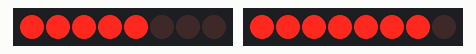
Bench run of a sketch on a simulated Arduino Uno, built with avr-gcc and run on an emulated ATmega328P. Parts: 2 × 8 shift-register outputs drawn as a row of LEDs (first output left, lit = HIGH). Wiring (inferred from the names in the program): 2 × shift register (74HC595): data pin 4, shift clock pin 6, latch pin 8 / data pin 7, shift clock pin 9, latch pin 5. Wiring (inferred from the signals the program sends): 2 × row of LEDs: on Q0, Q1, Q2, Q3, Q4, Q5, Q6, Q7 / on Q0, Q1, Q2, Q3, Q4, Q5, Q6, Q7.

Above: at 0.7 s.
At 1.6 s:
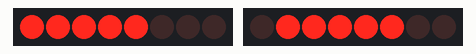
At 2.1 s:
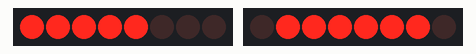
At 4.2 s:
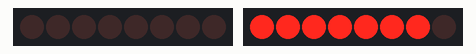
Timing chart, 0 to 5.7 s (numbered marks = the images above):
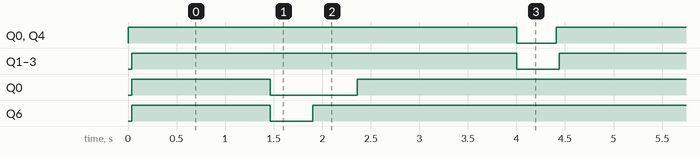

The sketch:

LEDMATRIX.ino
```cpp
// 74HC595 que se encarga de las columnas
int latchPin = 5;  // Latch pin conectado a pin 5  cable AMARILLO
int clockPin = 6; // Clock pin conectado a pin 6 cable NARANJA
int dataPin = 4;  // Data pin conectado a pin 4 cable VERDE

// 74HC595 pulso que se encarga de las filas
int latchPin2 = 8;  // Latch pin conectado a pin 8  cable AMARILLO
int clockPin2 = 9; // Clock pin conectado a pin 9 cable NARANJA
int dataPin2 = 7; // Data pin conectado a pin 7 cable VERDE

byte ledv = B00000000;    	// Variable que almacena el patrón de las columnas. Toma valores hasta 00011111.
byte ledh = B11111110;		// Variable que almacena el patrón de las filas. Toma los primeros siete bits de izquierda a derecha.

void setup() {
  pinMode(latchPin, OUTPUT);
  pinMode(dataPin, OUTPUT);
  pinMode(clockPin, OUTPUT);

  pinMode(latchPin2, OUTPUT);
  pinMode(dataPin2, OUTPUT);
  pinMode(clockPin2, OUTPUT);
}

void loop() {
  //escribe aqui
  U();N();I();T();E();C();

  esp();esp();
}

/*
 * updateShiftRegister() - Esta función pone el latchPin a BAJO, luego llama a la función 'shiftOut'
 * para deszplazar el contenido de la variable 'leds' en el shift register antes de poner el 'latchPin' en ALTO otra vez.
 */

// Función que controla el 74HC595 de las columnas
void updateShiftRegister(){
   digitalWrite(latchPin, LOW);
   shiftOut(dataPin, clockPin, MSBFIRST, ledv);
   digitalWrite(latchPin, HIGH);
}

// Función que controla el 74HC595 de las filas
void updateShiftRegister2(){
   digitalWrite(latchPin2, LOW);
   shiftOut(dataPin2, clockPin2, LSBFIRST, ledh);
   digitalWrite(latchPin2, HIGH);
}

/*
** Las letras son hechas por trazos debido a que no se pueden encender todos los LED de manera independiente.
** Estos trazos son espaciados entre sí por 4 milisegundos para evitar que la carga que queda como residuo encienda otros LED.
*/

// Letra A
void A()
{
  for(int i = 0; i < 55; i++){

	// Trazo 1:
    ledv = B00010001;
    ledh = B10000000;
    updateShiftRegister();
    updateShiftRegister2();

    delay(4);

	// Trazo 2:
    ledv = B00001110;
    ledh = B01110110;
    updateShiftRegister();
    updateShiftRegister2();

    delay(4);
   }
}

// Letra B
void B()
{
  for(int i = 0; i < 55; i++){

    ledv = B00010000;
    ledh = B00000000;
    updateShiftRegister();
    updateShiftRegister2();

    delay(4);

    ledv = B00001110;
    ledh = B01101100;
    updateShiftRegister();
    updateShiftRegister2();

    delay(4);

    ledv = B00000001;
    ledh = B10010010;
    updateShiftRegister();
    updateShiftRegister2();

    delay(4);
   }
}

// Letra C
void C()
{
  for(int i = 0; i < 55; i++){

    ledv = B00010000;
    ledh = B10000010;
    updateShiftRegister();
    updateShiftRegister2();

    delay(4);

    ledv = B00001110;
    ledh = B01111100;
    updateShiftRegister();
    updateShiftRegister2();

    delay(4);

    ledv = B00000001;
    ledh = B10111010;
    updateShiftRegister();
    updateShiftRegister2();

    delay(4);
   }
}

// Letra D
void D()
{
  for(int i = 0; i < 55; i++){

    ledv = B00010000;
    ledh = B00000000;
    updateShiftRegister();
    updateShiftRegister2();

    delay(4);

    ledv = B00001110;
    ledh = B01111100;
    updateShiftRegister();
    updateShiftRegister2();

    delay(4);

    ledv = B00000001;
    ledh = B10000010;
    updateShiftRegister();
    updateShiftRegister2();

    delay(4);
   }
}

// Letra E
void E()
{
  for(int i = 0; i < 55; i++){

    ledv = B00010000;
    ledh = B00000000;
    updateShiftRegister();
    updateShiftRegister2();

    delay(4);

    ledv = B00011111;
    ledh = B01111110;
    updateShiftRegister();
    updateShiftRegister2();

    delay(4);

    ledv = B00011110;
    ledh = B11101110;
    updateShiftRegister();
    updateShiftRegister2();

    delay(4);

    ledv = B00011111;
    ledh = B11111100;
    updateShiftRegister();
    updateShiftRegister2();

    delay(4);
  }
}

// Letra F: aparentemente 'F' es un nombre reservado, por lo cual se tuvo que cambiar el nombre.
void efe()
{
  for(int i = 0; i < 55; i++){

    ledv = B00010000;
    ledh = B00000000;
    updateShiftRegister();
    updateShiftRegister2();

    delay(4);

    ledv = B00011111;
    ledh = B01111110;
    updateShiftRegister();
    updateShiftRegister2();

    delay(4);

    ledv = B00011110;
    ledh = B11101110;
    updateShiftRegister();
    updateShiftRegister2();

    delay(4);
  }
}

// Letra G
void G()
{
  for(int i = 0; i < 55; i++){

    ledv = B00010000;
    ledh = B10000010;
    updateShiftRegister();
    updateShiftRegister2();

    delay(4);

    ledv = B00001110;
    ledh = B01111100;
    updateShiftRegister();
    updateShiftRegister2();

    delay(4);

    ledv = B00000111;
    ledh = B11101110;
    updateShiftRegister();
    updateShiftRegister2();

    delay(4);

    ledv = B00000100;
    ledh = B11110110;
    updateShiftRegister();
    updateShiftRegister2();

    delay(4);

    ledv = B00000001;
    ledh = B10110010;
    updateShiftRegister();
    updateShiftRegister2();

    delay(4);
   }
}

// Letra H
void H()
{
  for(int i = 0; i < 55; i++){

    ledv = B00010001;
    ledh = B00000000;
    updateShiftRegister();
    updateShiftRegister2();

    delay(4);

    ledv = B00001110;
    ledh = B11101110;
    updateShiftRegister();
    updateShiftRegister2();

    delay(4);
   }
}

// Letra I
void I()
{
  for(int i = 0; i < 55; i++){

    ledv = B00000100;
    ledh = B00000000;
    updateShiftRegister();
    updateShiftRegister2();

    delay(4);

    ledv = B00011011;
    ledh = B01111100;
    updateShiftRegister();
    updateShiftRegister2();

    delay(4);
   }
}

// Letra J
void J()
{
  for(int i = 0; i < 55; i++){

    ledv = B00000010;
    ledh = B00000010;
    updateShiftRegister();
    updateShiftRegister2();

    delay(4);

    ledv = B00001100;
    ledh = B11111100;
    updateShiftRegister();
    updateShiftRegister2();

    delay(4);

    ledv = B00010000;
    ledh = B11111100;
    updateShiftRegister();
    updateShiftRegister2();

    delay(4);
   }
}

// Letra K
void K()
{
  for(int i = 0; i < 55; i++){

    ledv = B00010000;
    ledh = B00000000;
    updateShiftRegister();
    updateShiftRegister2();

    delay(4);

    ledv = B00001100;
    ledh = B11101110;
    updateShiftRegister();
    updateShiftRegister2();

    delay(4);

    ledv = B00000010;
    ledh = B11010110;
    updateShiftRegister();
    updateShiftRegister2();

    delay(4);

    ledv = B00000001;
    ledh = B00111000;
    updateShiftRegister();
    updateShiftRegister2();

    delay(4);
  }
}

// Letra L
void L()
{
  for(int i = 0; i < 55; i++){

    ledv = B00010000;
    ledh = B00000000;
    updateShiftRegister();
    updateShiftRegister2();

    delay(4);

    ledv = B00001111;
    ledh = B11111100;
    updateShiftRegister();
    updateShiftRegister2();

    delay(4);
   }
}

// Letra M
void M()
{
  for(int i = 0; i < 55; i++){

    ledv = B00010001;
    ledh = B00000000;
    updateShiftRegister();
    updateShiftRegister2();

    delay(4);

    ledv = B00001010;
    ledh = B10111110;
    updateShiftRegister();
    updateShiftRegister2();

    delay(4);

    ledv = B00000100;
    ledh = B11001110;
    updateShiftRegister();
    updateShiftRegister2();

    delay(4);
   }
}

// Letra N
void N()
{
  for(int i = 0; i < 55; i++){

    ledv = B00010001;
    ledh = B00000000;
    updateShiftRegister();
    updateShiftRegister2();

    delay(4);

    ledv = B00001000;
    ledh = B11011110;
    updateShiftRegister();
    updateShiftRegister2();

    delay(4);

    ledv = B00000100;
    ledh = B11101110;
    updateShiftRegister();
    updateShiftRegister2();

    delay(4);

    ledv = B00000010;
    ledh = B11110110;
    updateShiftRegister();
    updateShiftRegister2();

    delay(4);
   }
}

// Letra O
void O()
{
  for(int i = 0; i < 55; i++){

    ledv = B00010001;
    ledh = B10000010;
    updateShiftRegister();
    updateShiftRegister2();

    delay(4);

    ledv = B00001110;
    ledh = B01111100;
    updateShiftRegister();
    updateShiftRegister2();

    delay(4);
   }
}

// Letra P
void P()
{
  for(int i = 0; i < 55; i++){

    ledv = B00010000;
    ledh = B00000000;
    updateShiftRegister();
    updateShiftRegister2();

    delay(4);

    ledv = B00001110;
    ledh = B01101110;
    updateShiftRegister();
    updateShiftRegister2();

    delay(4);

    ledv = B00000001;
    ledh = B10011110;
    updateShiftRegister();
    updateShiftRegister2();

    delay(4);
  }
}

// Letra Q
void Q()
{
  for(int i = 0; i < 55; i++){

    ledv = B00010001;
    ledh = B10000010;
    updateShiftRegister();
    updateShiftRegister2();

    delay(4);

    ledv = B00001110;
    ledh = B01111100;
    updateShiftRegister();
    updateShiftRegister2();

    delay(4);

    ledv = B00000100;
    ledh = B11110110;
    updateShiftRegister();
    updateShiftRegister2();

    delay(4);

    ledv = B00000010;
    ledh = B11111010;
    updateShiftRegister();
    updateShiftRegister2();

    delay(4);

    ledv = B00001110;
    ledh = B01111100;
    updateShiftRegister();
    updateShiftRegister2();

    delay(4);
   }
}

// Letra R
void R()
{
  for(int i = 0; i < 55; i++){

    ledv = B00010000;
    ledh = B00000000;
    updateShiftRegister();
    updateShiftRegister2();

    delay(4);

    ledv = B00001110;
    ledh = B01101110;
    updateShiftRegister();
    updateShiftRegister2();

    delay(4);

    ledv = B00000001;
    ledh = B10010000;
    updateShiftRegister();
    updateShiftRegister2();

    delay(4);
  }
}

// Letra S
void S()
{
  for(int i = 0; i < 55; i++){

    ledv = B00010000;
    ledh = B10011100;
    updateShiftRegister();
    updateShiftRegister2();

    delay(4);

    ledv = B00001110;
    ledh = B01101100;
    updateShiftRegister();
    updateShiftRegister2();

    delay(4);

    ledv = B00000001;
    ledh = B01110010;
    updateShiftRegister();
    updateShiftRegister2();

    delay(4);
   }
}

// Letra T
void T()
{
  for(int i = 0; i < 55; i++){

    ledv = B00000100;
    ledh = B00000000;
    updateShiftRegister();
    updateShiftRegister2();

    delay(4);

    ledv = B00011011;
    ledh = B01111110;
    updateShiftRegister();
    updateShiftRegister2();

    delay(4);
   }
}

// Letra U
void U()
{
  for(int i = 0; i < 55; i++){

    ledv = B00010001;
    ledh = B00000010;
    updateShiftRegister();
    updateShiftRegister2();

    delay(4);

    ledv = B00001110;
    ledh = B11111100;
    updateShiftRegister();
    updateShiftRegister2();

    delay(4);
   }
}

// Letra V
void V()
{
  for(int i = 0; i < 55; i++){

    ledv = B00010001;
    ledh = B00000110;
    updateShiftRegister();
    updateShiftRegister2();

    delay(4);

    ledv = B00001010;
    ledh = B11111010;
    updateShiftRegister();
    updateShiftRegister2();

    delay(4);

    ledv = B00000100;
    ledh = B11111100;
    updateShiftRegister();
    updateShiftRegister2();

    delay(4);
   }
}

// Letra W
void W()
{
  for(int i = 0; i < 55; i++){

    ledv = B00010001;
    ledh = B00000000;
    updateShiftRegister();
    updateShiftRegister2();

    delay(4);

    ledv = B00001010;
    ledh = B11111010;
    updateShiftRegister();
    updateShiftRegister2();

    delay(4);

    ledv = B00000100;
    ledh = B11100110;
    updateShiftRegister();
    updateShiftRegister2();

    delay(4);
   }
}

// Letra X
void X()
{
  for(int i = 0; i < 55; i++){

    ledv = B00010001;
    ledh = B00111000;
    updateShiftRegister();
    updateShiftRegister2();

    delay(4);

    ledv = B00001010;
    ledh = B11010110;
    updateShiftRegister();
    updateShiftRegister2();

    delay(4);

    ledv = B00000100;
    ledh = B11101110;
    updateShiftRegister();
    updateShiftRegister2();

    delay(4);
   }
}

// Letra Y
void Y()
{
  for(int i = 0; i < 55; i++){

    ledv = B00010001;
    ledh = B00111110;
    updateShiftRegister();
    updateShiftRegister2();

    delay(4);

    ledv = B00001010;
    ledh = B11011110;
    updateShiftRegister();
    updateShiftRegister2();

    delay(4);

    ledv = B00000100;
    ledh = B11100000;
    updateShiftRegister();
    updateShiftRegister2();

    delay(4);
   }
}

// Letra Z
void Z()
{
  for(int i = 0; i < 55; i++){

    ledv = B00010000;
    ledh = B01111000;
    updateShiftRegister();
    updateShiftRegister2();

    delay(4);

    ledv = B00001000;
    ledh = B01110100;
    updateShiftRegister();
    updateShiftRegister2();

    delay(4);

    ledv = B00000100;
    ledh = B01101100;
    updateShiftRegister();
    updateShiftRegister2();

    delay(4);

    ledv = B00000010;
    ledh = B01011100;
    updateShiftRegister();
    updateShiftRegister2();

    delay(4);

    ledv = B00000001;
    ledh = B00111100;
    updateShiftRegister();
    updateShiftRegister2();

    delay(4);
   }
}

// Espacio
void esp()
{
  for(int i = 0; i < 55; i++){

    ledv = B00000000;
    ledh = B11111110;
    updateShiftRegister();
    updateShiftRegister2();

    delay(4);
  }
}
```

Measured:
- by itself, Q0, Q4: alternates HIGH for 4.0 s and LOW for 0.40 s
- by itself, Q1–3: alternates HIGH for 4.0 s and LOW for 0.44 s
- by itself, Q0: repeats every 4.4 s: LOW 0.90 s, HIGH 3.5 s
- by itself, Q6: repeats every 4.4 s: LOW 0.44 s, HIGH 4.0 s
